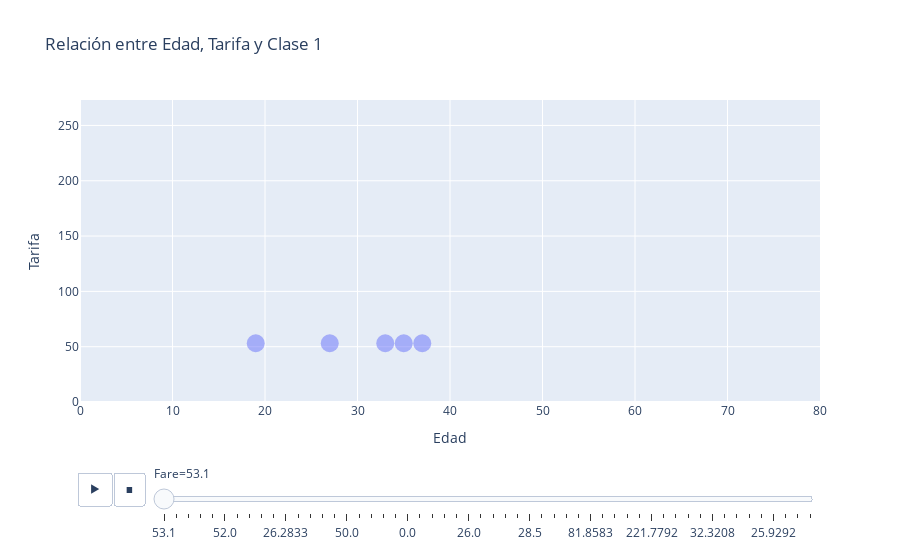

Here is the notebook cell this chart was saved with:
### Code cell
fig = px.scatter(df[(df['Pclass'] == 1)&(df['Embarked']=='S')], x='Age', y='Fare', animation_frame='Fare',
                 title='Relación entre Edad, Tarifa y Clase 1')

# Personalizar ejes
fig.update_layout(xaxis_title='Edad', yaxis_title='Tarifa')

# Establecer rangos específicos para los ejes
fig.update_layout(xaxis=dict(range=[0, 80]), yaxis=dict(range=[0, df.Fare[(df['Pclass'] == 1)&(df['Embarked']=='S')].max()+10]))

fig.update_traces(marker=dict(size=18, opacity=0.5))

fig.show()

### Figure 1 — Plotly figure (JSON) as saved in the notebook; plotly's stock layout.template omitted (floating-point values rounded to 4 significant figures)
{"data": [{"hovertemplate": "Fare=%{y}<br>Age=%{x}<extra></extra>", "legendgroup": "", "marker": {"color": "#636efa", "opacity": 0.5, "size": 18, "symbol": "circle"}, "mode": "markers", "name": "", "orientation": "v", "showlegend": false, "type": "scatter", "x": [35, 37, 27, 19, 33], "xaxis": "x", "y": [53.1, 53.1, 53.1, 53.1, 53.1], "yaxis": "y"}], "layout": {"legend": {"tracegroupgap": 0}, "sliders": [{"active": 0, "currentvalue": {"prefix": "Fare="}, "len": 0.9, "pad": {"b": 10, "t": 60}, "steps": [{"args": [["53.1"], {"frame": {"duration": 0, "redraw": false}, "fromcurrent": true, "mode": "immediate", "transition": {"duration": 0, "easing": "linear"}}], "label": "53.1", "method": "animate"}, {"args": [["51.8625"], {"frame": {"duration": 0, "redraw": false}, "fromcurrent": true, "mode": "immediate", "transition": {"duration": 0, "easing": "linear"}}], "label": "51.8625", "method": "animate"}, {"args": [["26.55"], {"frame": {"duration": 0, "redraw": false}, "fromcurrent": true, "mode": "immediate", "transition": {"duration": 0, "easing": "linear"}}], "label": "26.55", "method": "animate"}, {"args": [["35.5"], {"frame": {"duration": 0, "redraw": false}, "fromcurrent": true, "mode": "immediate", "transition": {"duration": 0, "easing": "linear"}}], "label": "35.5", "method": "animate"}, {"args": [["263.0"], {"frame": {"duration": 0, "redraw": false}, "fromcurrent": true, "mode": "immediate", "transition": {"duration": 0, "easing": "linear"}}], "label": "263.0", "method": "animate"}, {"args": [["52.0"], {"frame": {"duration": 0, "redraw": false}, "fromcurrent": true, "mode": "immediate", "transition": {"duration": 0, "easing": "linear"}}], "label": "52.0", "method": "animate"}, {"args": [["83.475"], {"frame": {"duration": 0, "redraw": false}, "fromcurrent": true, "mode": "immediate", "transition": {"duration": 0, "easing": "linear"}}], "label": "83.475", "method": "animate"}, {"args": [["47.1"], {"frame": {"duration": 0, "redraw": false}, "fromcurrent": true, "mode": "immediate", "transition": {"duration": 0, "easing": "linear"}}], "label": "47.1", "method": "animate"}, {"args": [["61.175"], {"frame": {"duration": 0, "redraw": false}, "fromcurrent": true, "mode": "immediate", "transition": {"duration": 0, "easing": "linear"}}], "label": "61.175", "method": "animate"}, {"args": [["77.2875"], {"frame": {"duration": 0, "redraw": false}, "fromcurrent": true, "mode": "immediate", "transition": {"duration": 0, "easing": "linear"}}], "label": "77.2875", "method": "animate"}, {"args": [["26.2833"], {"frame": {"duration": 0, "redraw": false}, "fromcurrent": true, "mode": "immediate", "transition": {"duration": 0, "easing": "linear"}}], "label": "26.2833", "method": "animate"}, {"args": [["66.6"], {"frame": {"duration": 0, "redraw": false}, "fromcurrent": true, "mode": "immediate", "transition": {"duration": 0, "easing": "linear"}}], "label": "66.6", "method": "animate"}, {"args": [["55.0"], {"frame": {"duration": 0, "redraw": false}, "fromcurrent": true, "mode": "immediate", "transition": {"duration": 0, "easing": "linear"}}], "label": "55.0", "method": "animate"}, {"args": [["25.925"], {"frame": {"duration": 0, "redraw": false}, "fromcurrent": true, "mode": "immediate", "transition": {"duration": 0, "easing": "linear"}}], "label": "25.925", "method": "animate"}, {"args": [["33.5"], {"frame": {"duration": 0, "redraw": false}, "fromcurrent": true, "mode": "immediate", "transition": {"duration": 0, "easing": "linear"}}], "label": "33.5", "method": "animate"}, {"args": [["50.0"], {"frame": {"duration": 0, "redraw": false}, "fromcurrent": true, "mode": "immediate", "transition": {"duration": 0, "easing": "linear"}}], "label": "50.0", "method": "animate"}, {"args": [["90.0"], {"frame": {"duration": 0, "redraw": false}, "fromcurrent": true, "mode": "immediate", "transition": {"duration": 0, "easing": "linear"}}], "label": "90.0", "method": "animate"}, {"args": [["52.5542"], {"frame": {"duration": 0, "redraw": false}, "fromcurrent": true, "mode": "immediate", "transition": {"duration": 0, "easing": "linear"}}], "label": "52.5542", "method": "animate"}, {"args": [["86.5"], {"frame": {"duration": 0, "redraw": false}, "fromcurrent": true, "mode": "immediate", "transition": {"duration": 0, "easing": "linear"}}], "label": "86.5", "method": "animate"}, {"args": [["79.65"], {"frame": {"duration": 0, "redraw": false}, "fromcurrent": true, "mode": "immediate", "transition": {"duration": 0, "easing": "linear"}}], "label": "79.65", "method": "animate"}, {"args": [["0.0"], {"frame": {"duration": 0, "redraw": false}, "fromcurrent": true, "mode": "immediate", "transition": {"duration": 0, "easing": "linear"}}], "label": "0.0", "method": "animate"}, {"args": [["153.4625"], {"frame": {"duration": 0, "redraw": false}, "fromcurrent": true, "mode": "immediate", "transition": {"duration": 0, "easing": "linear"}}], "label": "153.4625", "method": "animate"}, {"args": [["135.6333"], {"frame": {"duration": 0, "redraw": false}, "fromcurrent": true, "mode": "immediate", "transition": {"duration": 0, "easing": "linear"}}], "label": "135.6333", "method": "animate"}, {"args": [["31.0"], {"frame": {"duration": 0, "redraw": false}, "fromcurrent": true, "mode": "immediate", "transition": {"duration": 0, "easing": "linear"}}], "label": "31.0", "method": "animate"}, {"args": [["77.9583"], {"frame": {"duration": 0, "redraw": false}, "fromcurrent": true, "mode": "immediate", "transition": {"duration": 0, "easing": "linear"}}], "label": "77.9583", "method": "animate"}, {"args": [["26.0"], {"frame": {"duration": 0, "redraw": false}, "fromcurrent": true, "mode": "immediate", "transition": {"duration": 0, "easing": "linear"}}], "label": "26.0", "method": "animate"}, {"args": [["78.85"], {"frame": {"duration": 0, "redraw": false}, "fromcurrent": true, "mode": "immediate", "transition": {"duration": 0, "easing": "linear"}}], "label": "78.85", "method": "animate"}, {"args": [["151.55"], {"frame": {"duration": 0, "redraw": false}, "fromcurrent": true, "mode": "immediate", "transition": {"duration": 0, "easing": "linear"}}], "label": "151.55", "method": "animate"}, {"args": [["30.5"], {"frame": {"duration": 0, "redraw": false}, "fromcurrent": true, "mode": "immediate", "transition": {"duration": 0, "easing": "linear"}}], "label": "30.5", "method": "animate"}, {"args": [["164.8667"], {"frame": {"duration": 0, "redraw": false}, "fromcurrent": true, "mode": "immediate", "transition": {"duration": 0, "easing": "linear"}}], "label": "164.8667", "method": "animate"}, {"args": [["28.5"], {"frame": {"duration": 0, "redraw": false}, "fromcurrent": true, "mode": "immediate", "transition": {"duration": 0, "easing": "linear"}}], "label": "28.5", "method": "animate"}, {"args": [["133.65"], {"frame": {"duration": 0, "redraw": false}, "fromcurrent": true, "mode": "immediate", "transition": {"duration": 0, "easing": "linear"}}], "label": "133.65", "method": "animate"}, {"args": [["35.0"], {"frame": {"duration": 0, "redraw": false}, "fromcurrent": true, "mode": "immediate", "transition": {"duration": 0, "easing": "linear"}}], "label": "35.0", "method": "animate"}, {"args": [["120.0"], {"frame": {"duration": 0, "redraw": false}, "fromcurrent": true, "mode": "immediate", "transition": {"duration": 0, "easing": "linear"}}], "label": "120.0", "method": "animate"}, {"args": [["55.9"], {"frame": {"duration": 0, "redraw": false}, "fromcurrent": true, "mode": "immediate", "transition": {"duration": 0, "easing": "linear"}}], "label": "55.9", "method": "animate"}, {"args": [["81.8583"], {"frame": {"duration": 0, "redraw": false}, "fromcurrent": true, "mode": "immediate", "transition": {"duration": 0, "easing": "linear"}}], "label": "81.8583", "method": "animate"}, {"args": [["38.5"], {"frame": {"duration": 0, "redraw": false}, "fromcurrent": true, "mode": "immediate", "transition": {"duration": 0, "easing": "linear"}}], "label": "38.5", "method": "animate"}, {"args": [["26.2875"], {"frame": {"duration": 0, "redraw": false}, "fromcurrent": true, "mode": "immediate", "transition": {"duration": 0, "easing": "linear"}}], "label": "26.2875", "method": "animate"}, {"args": [["34.0208"], {"frame": {"duration": 0, "redraw": false}, "fromcurrent": true, "mode": "immediate", "transition": {"duration": 0, "easing": "linear"}}], "label": "34.0208", "method": "animate"}, {"args": [["93.5"], {"frame": {"duration": 0, "redraw": false}, "fromcurrent": true, "mode": "immediate", "transition": {"duration": 0, "easing": "linear"}}], "label": "93.5", "method": "animate"}, {"args": [["221.7792"], {"frame": {"duration": 0, "redraw": false}, "fromcurrent": true, "mode": "immediate", "transition": {"duration": 0, "easing": "linear"}}], "label": "221.7792", "method": "animate"}, {"args": [["71.0"], {"frame": {"duration": 0, "redraw": false}, "fromcurrent": true, "mode": "immediate", "transition": {"duration": 0, "easing": "linear"}}], "label": "71.0", "method": "animate"}, {"args": [["51.4792"], {"frame": {"duration": 0, "redraw": false}, "fromcurrent": true, "mode": "immediate", "transition": {"duration": 0, "easing": "linear"}}], "label": "51.4792", "method": "animate"}, {"args": [["26.3875"], {"frame": {"duration": 0, "redraw": false}, "fromcurrent": true, "mode": "immediate", "transition": {"duration": 0, "easing": "linear"}}], "label": "26.3875", "method": "animate"}, {"args": [["42.4"], {"frame": {"duration": 0, "redraw": false}, "fromcurrent": true, "mode": "immediate", "transition": {"duration": 0, "easing": "linear"}}], "label": "42.4", "method": "animate"}, {"args": [["32.3208"], {"frame": {"duration": 0, "redraw": false}, "fromcurrent": true, "mode": "immediate", "transition": {"duration": 0, "easing": "linear"}}], "label": "32.3208", "method": "animate"}, {"args": [["30.0"], {"frame": {"duration": 0, "redraw": false}, "fromcurrent": true, "mode": "immediate", "transition": {"duration": 0, "easing": "linear"}}], "label": "30.0", "method": "animate"}, {"args": [["25.5875"], {"frame": {"duration": 0, "redraw": false}, "fromcurrent": true, "mode": "immediate", "transition": {"duration": 0, "easing": "linear"}}], "label": "25.5875", "method": "animate"}, {"args": [["211.3375"], {"frame": {"duration": 0, "redraw": false}, "fromcurrent": true, "mode": "immediate", "transition": {"duration": 0, "easing": "linear"}}], "label": "211.3375", "method": "animate"}, {"args": [["57.0"], {"frame": {"duration": 0, "redraw": false}, "fromcurrent": true, "mode": "immediate", "transition": {"duration": 0, "easing": "linear"}}], "label": "57.0", "method": "animate"}, {"args": [["25.9292"], {"frame": {"duration": 0, "redraw": false}, "fromcurrent": true, "mode": "immediate", "transition": {"duration": 0, "easing": "linear"}}], "label": "25.9292", "method": "animate"}, {"args": [["39.4"], {"frame": {"duration": 0, "redraw": false}, "fromcurrent": true, "mode": "immediate", "transition": {"duration": 0, "easing": "linear"}}], "label": "39.4", "method": "animate"}, {"args": [["50.4958"], {"frame": {"duration": 0, "redraw": false}, "fromcurrent": true, "mode": "immediate", "transition": {"duration": 0, "easing": "linear"}}], "label": "50.4958", "method": "animate"}, {"args": [["5.0"], {"frame": {"duration": 0, "redraw": false}, "fromcurrent": true, "mode": "immediate", "transition": {"duration": 0, "easing": "linear"}}], "label": "5.0", "method": "animate"}], "x": 0.1, "xanchor": "left", "y": 0, "yanchor": "top"}], "title": {"text": "Relación entre Edad, Tarifa y Clase 1"}, "updatemenus": [{"buttons": [{"args": [null, {"frame": {"duration": 500, "redraw": false}, "fromcurrent": true, "mode": "immediate", "transition": {"duration": 500, "easing": "linear"}}], "label": "&#9654;", "method": "animate"}, {"args": [[null], {"frame": {"duration": 0, "redraw": false}, "fromcurrent": true, "mode": "immediate", "transition": {"duration": 0, "easing": "linear"}}], "label": "&#9724;", "method": "animate"}], "direction": "left", "pad": {"r": 10, "t": 70}, "showactive": false, "type": "buttons", "x": 0.1, "xanchor": "right", "y": 0, "yanchor": "top"}], "xaxis": {"anchor": "y", "domain": [0, 1], "range": [0, 80], "title": {"text": "Edad"}}, "yaxis": {"anchor": "x", "categoryarray": [5, 50.5, 39.4, 25.93, 57, 211.3, 25.59, 30, 32.32, 42.4, 26.39, 51.48, 71, 221.8, 93.5, 34.02, 26.29, 38.5, 81.86, 55.9, 120, 35, 133.7, 28.5, 164.9, 30.5, 151.6, 78.85, 26, 77.96, 31, 135.6, 153.5, 0, 79.65, 86.5, 52.55, 90, 50, 33.5, 25.93, 55, 66.6, 26.28, 77.29, 61.17, 47.1, 83.47, 52, 263, 35.5, 26.55, 51.86, 53.1], "categoryorder": "array", "domain": [0, 1], "range": [0, 273], "title": {"text": "Tarifa"}}}}
